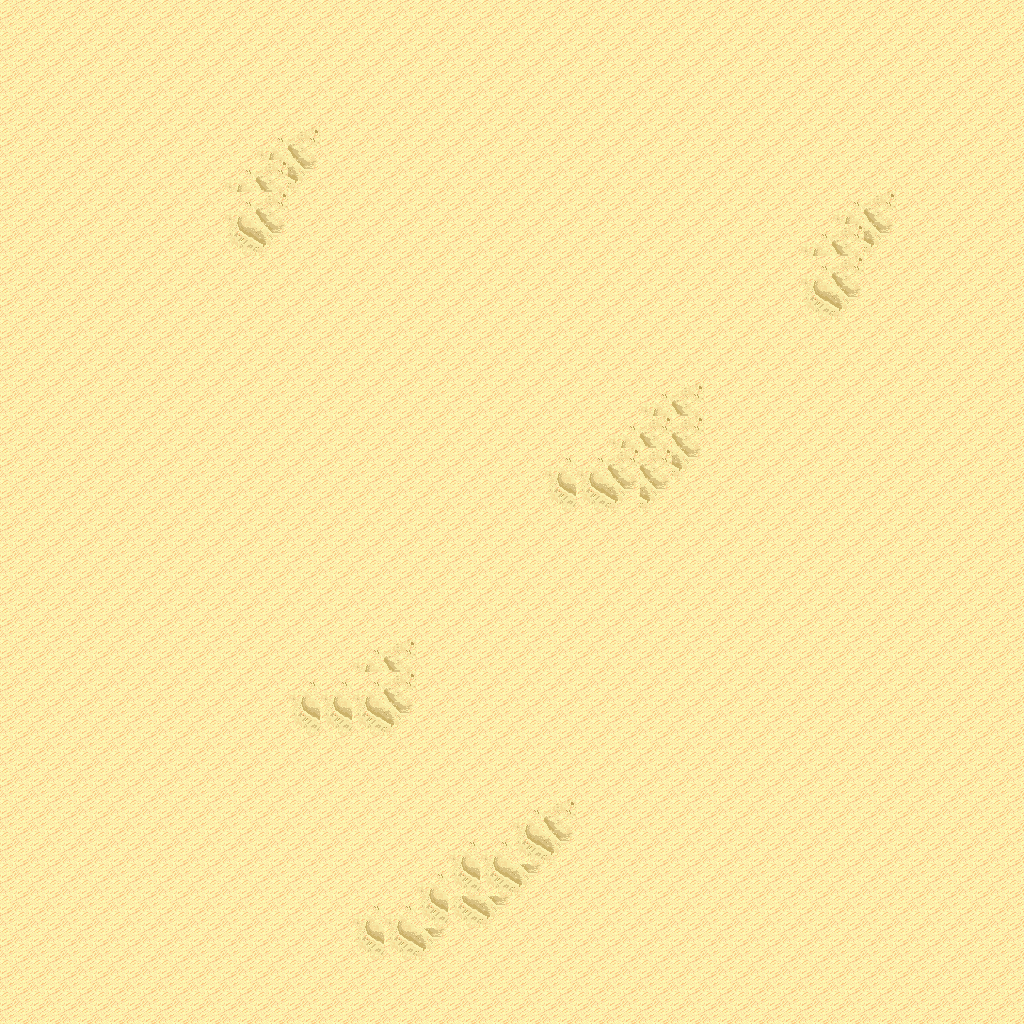

A level layout from a 2D game, rendered from its tile map. Below: a short description, then the map file with tile-grid data replaced by summaries:
An orthogonal 32x32 tile map with 32x32 px tiles, 5 tile layers (Ground, Objects, Objects2, Above, ...), 1 hidden layer not drawn, 16 tilesets.

<map version="1.10" tiledversion="1.11.0" orientation="orthogonal" renderorder="right-down" width="32" height="32" tilewidth="32" tileheight="32" infinite="0" nextlayerid="11" nextobjectid="1">
 <tileset firstgid="1" name="logic_collision" tilewidth="32" tileheight="32" tilecount="1" columns="1">
  <image source="../drawable/logic_collision.png" width="32" height="32" />
 </tileset>
 <tileset firstgid="2" name="ground_ground" tilewidth="32" tileheight="32" tilecount="33" columns="3">
  <image source="../drawable/ground_ground.png" width="96" height="352" />
 </tileset>
 <tileset firstgid="35" name="terrain_desert" tilewidth="32" tileheight="32" tilecount="88" columns="8">
  <image source="../drawable/terrain_desert.png" width="256" height="352" />
 </tileset>
 <tileset firstgid="123" name="ground_sand_edges" tilewidth="32" tileheight="32" tilecount="15" columns="5">
  <image source="../drawable/ground_sand_edges.png" width="160" height="96" />
 </tileset>
 <tileset firstgid="138" name="ground_sand_2" tilewidth="32" tileheight="32" tilecount="15" columns="5">
  <image source="../drawable/ground_sand_2.png" width="160" height="96" />
 </tileset>
 <tileset firstgid="153" name="building_stone_ruins" tilewidth="32" tileheight="32" tilecount="72" columns="6">
  <image source="../drawable/building_stone_ruins.png" width="192" height="384" />
 </tileset>
 <tileset firstgid="225" name="item_statue_blackened_column" tilewidth="32" tileheight="32" tilecount="4" columns="1">
  <image source="../drawable/item_statue_blackened_column.png" width="32" height="128" />
 </tileset>
 <tileset firstgid="229" name="item_statue_skull_carving" tilewidth="32" tileheight="32" tilecount="4" columns="2">
  <image source="../drawable/item_statue_skull_carving.png" width="64" height="64" />
 </tileset>
 <tileset firstgid="233" name="item_statue_skullpedestal" tilewidth="32" tileheight="32" tilecount="2" columns="1">
  <image source="../drawable/item_statue_skullpedestal.png" width="32" height="64" />
 </tileset>
 <tileset firstgid="235" name="plant_tree_banana_tree" tilewidth="32" tileheight="32" tilecount="40" columns="4">
  <image source="../drawable/plant_tree_banana_tree.png" width="128" height="320" />
 </tileset>
 <tileset firstgid="275" name="plant_tree_palm_tree" tilewidth="32" tileheight="32" tilecount="6" columns="2">
  <image source="../drawable/plant_tree_palm_tree.png" width="64" height="96" />
 </tileset>
 <tileset firstgid="281" name="plant_tree_palm_trees" tilewidth="32" tileheight="32" tilecount="40" columns="4">
  <image source="../drawable/plant_tree_palm_trees.png" width="128" height="320" />
 </tileset>
 <tileset firstgid="321" name="plant_bush_large_green" tilewidth="32" tileheight="32" tilecount="9" columns="3">
  <image source="../drawable/plant_bush_large_green.png" width="96" height="96" />
 </tileset>
 <tileset firstgid="330" name="plant_cactus" tilewidth="32" tileheight="32" tilecount="2" columns="1">
  <image source="../drawable/plant_cactus.png" width="32" height="64" />
 </tileset>
 <tileset firstgid="332" name="plant_lily_pads" tilewidth="32" tileheight="32" tilecount="2" columns="1">
  <image source="../drawable/plant_lily_pads.png" width="32" height="64" />
 </tileset>
 <tileset firstgid="334" name="plant_round_cactuses" tilewidth="32" tileheight="32" tilecount="20" columns="10">
  <image source="../drawable/plant_round_cactuses.png" width="320" height="64" />
 </tileset>
 <layer id="1" name="Ground" width="32" height="32">
  <data>[1024 cells, 1024 non-empty, 5 distinct tile ids]</data>
 </layer>
 <layer id="2" name="Objects" width="32" height="32">
  <data>[1024 cells, 0 non-empty, 0 distinct tile ids]</data>
 </layer>
 <layer id="3" name="Objects2" width="32" height="32">
  <data>[1024 cells, 0 non-empty, 0 distinct tile ids]</data>
 </layer>
 <layer id="4" name="Above" width="32" height="32">
  <data>[1024 cells, 0 non-empty, 0 distinct tile ids]</data>
 </layer>
 <layer id="5" name="Above2" width="32" height="32">
  <data>[1024 cells, 0 non-empty, 0 distinct tile ids]</data>
 </layer>
 <layer id="6" name="Walkable" width="32" height="32" visible="0">
  <data>[1024 cells, 0 non-empty, 0 distinct tile ids]</data>
 </layer>
 <objectgroup id="7" name="Mapevents" />
 <objectgroup id="8" name="Spawn" />
 <objectgroup id="9" name="Keys" />
 <objectgroup id="10" name="Replace" />
</map>
